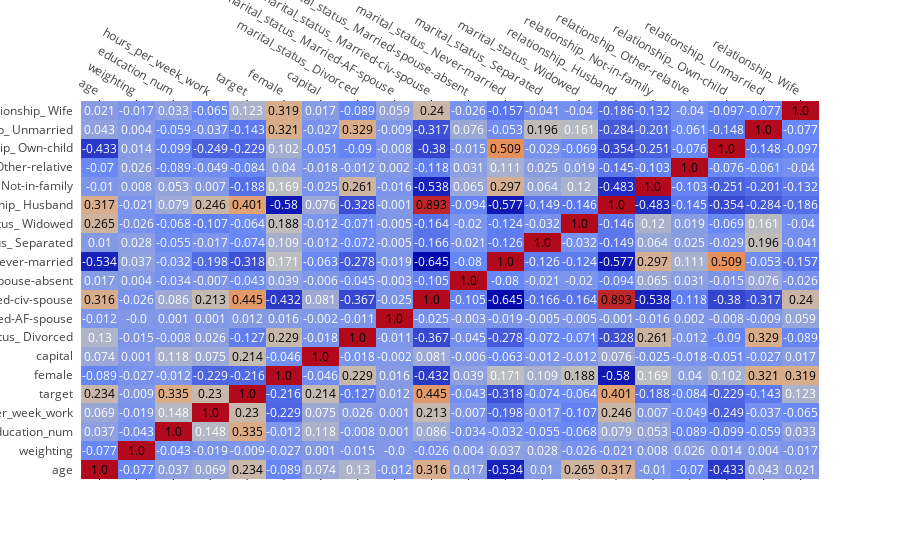

Write notebook code for a chart like this one.
### Code cell
import plotly.figure_factory as ff
from plotly.offline import iplot

# Correlation Heatmap
iplot(ff.create_annotated_heatmap(corrs.round(3).values, x=list(corrs.columns), 
                                  y=list(corrs.index), annotation_text=corrs.round(3).values))
